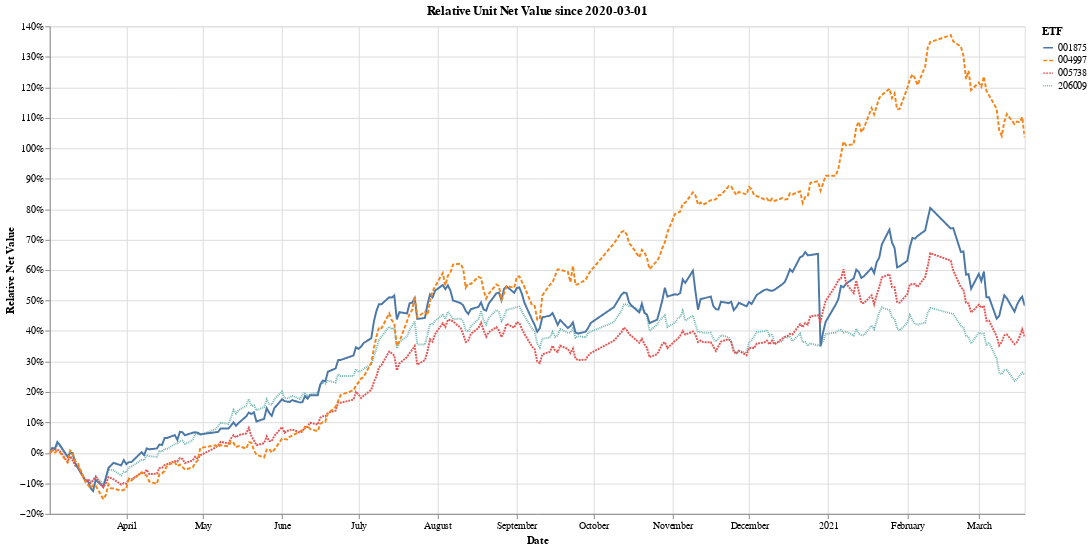

The notebook cell saved with this chart:
### Code cell
def get_chart(ref_date:datetime):
    """Get a chart based on given reference date"""
    data = draw_relative_graph(etfs.values(), ref_date)
    return alt.layer(data).properties(
        title=f"Relative Unit Net Value since {ref_date.strftime(DATE_FMT)}"
    )

def chart_to_svg(chart) -> str:
    """Get content of SVG corresponding to a chart"""
    svg_path = Path("history.svg")
    chart.save(str(svg_path))
    svg = svg_path.read_text()
    svg_path.unlink()
    return svg


today = datetime.today()
dates = {
    "1 week": today - relativedelta(weeks=1),
    "1 month": today - relativedelta(months=1),
    "3 months": today - relativedelta(months=3),
    "6 months": today - relativedelta(months=6),
    "1 year": today - relativedelta(years=1),
    "3 years": today - relativedelta(years=3),
}
chart_by_dates = {
    title:chart_to_svg(get_chart(date)) for title, date in dates.items()
} 

template = Template(Path("tmp_history.j2.html").read_text())
codes_as_str = ", ".join(etfs)
content = template.render(codes=codes_as_str, list_svg=chart_by_dates.items())
Path("etf_data.html").write_text(content)

ref_date = START_DATE
ref_date = datetime(2020, 3, 1)
get_chart(ref_date).interactive()

### Figure 1 — Vega-Lite specification as saved in the notebook (floating-point values rounded to 4 significant figures; data arrays with more than 128 entries replaced by an {"elided": "..."} marker saying what was removed)
{"config": {"view": {"continuousWidth": 400, "continuousHeight": 300}}, "layer": [{"mark": "line", "encoding": {"color": {"type": "nominal", "field": "ETF"}, "strokeDash": {"type": "nominal", "field": "ETF"}, "x": {"type": "temporal", "field": "Date"}, "y": {"type": "quantitative", "axis": {"format": "%"}, "field": "Relative Net Value", "scale": {"zero": false}}}, "height": 500, "selection": {"selector001": {"type": "interval", "bind": "scales", "encodings": ["x", "y"]}}, "width": 1000}], "data": {"name": "data-b4234938f7c7089efd8736097b820cd9"}, "title": "Relative Unit Net Value since 2020-03-01", "$schema": "https://vega.github.io/schema/vega-lite/v4.8.1.json", "datasets": {"data-b4234938f7c7089efd8736097b820cd9": {"elided": "1028 records"}}}
